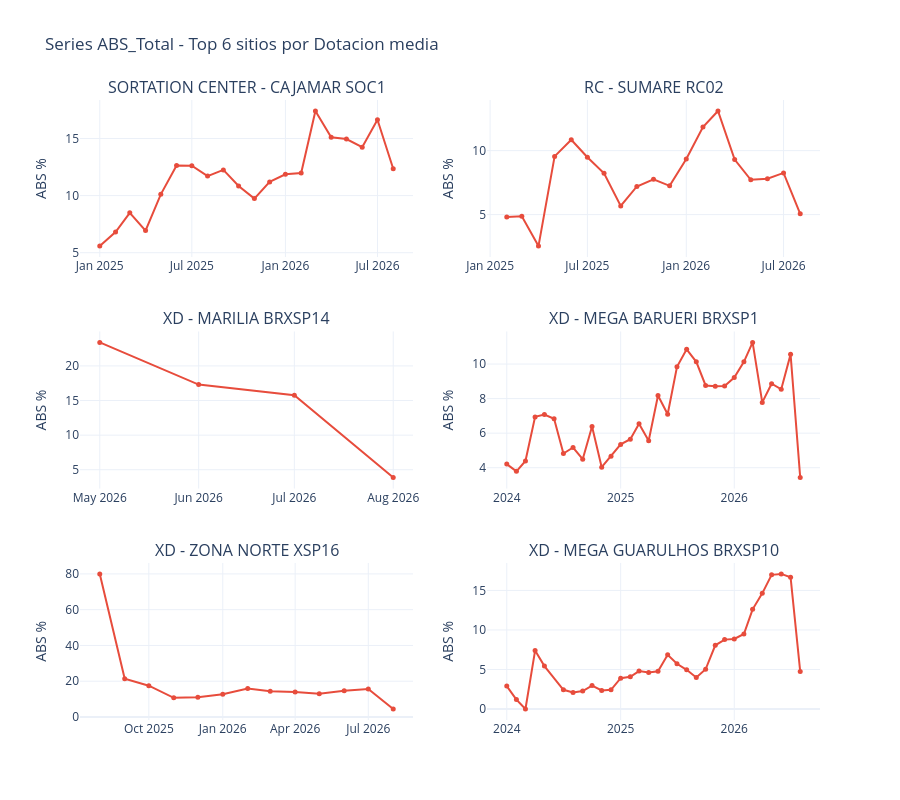

The code cell stored with this chart in its notebook:
### Code cell
# Series temporales Top 6 sitios por dotacion media
top6 = df_pivot[df_pivot['Dotacion']>0].groupby('Operational_name')['Dotacion'].mean().nlargest(6).index.tolist()
fig  = make_subplots(rows=3, cols=2, subplot_titles=top6, vertical_spacing=0.12)
for i,site in enumerate(top6):
    r,c = divmod(i,2)
    ds  = df_pivot[df_pivot['Operational_name']==site].sort_values('fecha_mes')
    fig.add_trace(
        go.Scatter(x=ds['fecha_mes'], y=(ds['ABS_Total']*100).round(2),
                   mode='lines+markers', name='ABS%',
                   line=dict(color='#e74c3c',width=2), marker=dict(size=5)),
        row=r+1, col=c+1
    )
fig.update_layout(height=800, showlegend=False, template='plotly_white',
                  title_text='Series ABS_Total - Top 6 sitios por Dotacion media')
fig.update_yaxes(title_text='ABS %')
fig.show()

### Figure 1 — Plotly figure (JSON) as saved in the notebook; plotly's stock layout.template omitted (floating-point values rounded to 4 significant figures)
{"data": [{"line": {"color": "#e74c3c", "width": 2}, "marker": {"size": 5}, "mode": "lines+markers", "name": "ABS%", "type": "scatter", "x": ["2025-01-01T00:00:00.000000", "2025-02-01T00:00:00.000000", "2025-03-01T00:00:00.000000", "2025-04-01T00:00:00.000000", "2025-05-01T00:00:00.000000", "2025-06-01T00:00:00.000000", "2025-07-01T00:00:00.000000", "2025-08-01T00:00:00.000000", "2025-09-01T00:00:00.000000", "2025-10-01T00:00:00.000000", "2025-11-01T00:00:00.000000", "2025-12-01T00:00:00.000000", "2026-01-01T00:00:00.000000", "2026-02-01T00:00:00.000000", "2026-03-01T00:00:00.000000", "2026-04-01T00:00:00.000000", "2026-05-01T00:00:00.000000", "2026-06-01T00:00:00.000000", "2026-07-01T00:00:00.000000", "2026-08-01T00:00:00.000000"], "xaxis": "x", "y": [5.58, 6.81, 8.49, 6.94, 10.11, 12.63, 12.62, 11.71, 12.25, 10.84, 9.74, 11.2, 11.87, 11.98, 17.41, 15.1, 14.95, 14.24, 16.64, 12.35], "yaxis": "y"}, {"line": {"color": "#e74c3c", "width": 2}, "marker": {"size": 5}, "mode": "lines+markers", "name": "ABS%", "type": "scatter", "x": ["2025-02-01T00:00:00.000000", "2025-03-01T00:00:00.000000", "2025-04-01T00:00:00.000000", "2025-05-01T00:00:00.000000", "2025-06-01T00:00:00.000000", "2025-07-01T00:00:00.000000", "2025-08-01T00:00:00.000000", "2025-09-01T00:00:00.000000", "2025-10-01T00:00:00.000000", "2025-11-01T00:00:00.000000", "2025-12-01T00:00:00.000000", "2026-01-01T00:00:00.000000", "2026-02-01T00:00:00.000000", "2026-03-01T00:00:00.000000", "2026-04-01T00:00:00.000000", "2026-05-01T00:00:00.000000", "2026-06-01T00:00:00.000000", "2026-07-01T00:00:00.000000", "2026-08-01T00:00:00.000000"], "xaxis": "x2", "y": [4.81, 4.87, 2.54, 9.55, 10.85, 9.48, 8.23, 5.68, 7.2, 7.76, 7.25, 9.35, 11.84, 13.1, 9.3, 7.72, 7.81, 8.26, 5.06], "yaxis": "y2"}, {"line": {"color": "#e74c3c", "width": 2}, "marker": {"size": 5}, "mode": "lines+markers", "name": "ABS%", "type": "scatter", "x": ["2026-05-01T00:00:00.000000", "2026-06-01T00:00:00.000000", "2026-07-01T00:00:00.000000", "2026-08-01T00:00:00.000000"], "xaxis": "x3", "y": [23.39, 17.3, 15.75, 3.87], "yaxis": "y3"}, {"line": {"color": "#e74c3c", "width": 2}, "marker": {"size": 5}, "mode": "lines+markers", "name": "ABS%", "type": "scatter", "x": ["2024-01-01T00:00:00.000000", "2024-02-01T00:00:00.000000", "2024-03-01T00:00:00.000000", "2024-04-01T00:00:00.000000", "2024-05-01T00:00:00.000000", "2024-06-01T00:00:00.000000", "2024-07-01T00:00:00.000000", "2024-08-01T00:00:00.000000", "2024-09-01T00:00:00.000000", "2024-10-01T00:00:00.000000", "2024-11-01T00:00:00.000000", "2024-12-01T00:00:00.000000", "2025-01-01T00:00:00.000000", "2025-02-01T00:00:00.000000", "2025-03-01T00:00:00.000000", "2025-04-01T00:00:00.000000", "2025-05-01T00:00:00.000000", "2025-06-01T00:00:00.000000", "2025-07-01T00:00:00.000000", "2025-08-01T00:00:00.000000", "2025-09-01T00:00:00.000000", "2025-10-01T00:00:00.000000", "2025-11-01T00:00:00.000000", "2025-12-01T00:00:00.000000", "2026-01-01T00:00:00.000000", "2026-02-01T00:00:00.000000", "2026-03-01T00:00:00.000000", "2026-04-01T00:00:00.000000", "2026-05-01T00:00:00.000000", "2026-06-01T00:00:00.000000", "2026-07-01T00:00:00.000000", "2026-08-01T00:00:00.000000"], "xaxis": "x4", "y": [4.21, 3.79, 4.39, 6.94, 7.08, 6.83, 4.82, 5.17, 4.49, 6.38, 4.03, 4.66, 5.35, 5.65, 6.55, 5.56, 8.18, 7.09, 9.84, 10.85, 10.13, 8.76, 8.72, 8.73, 9.22, 10.13, 11.25, 7.78, 8.86, 8.54, 10.56, 3.43], "yaxis": "y4"}, {"line": {"color": "#e74c3c", "width": 2}, "marker": {"size": 5}, "mode": "lines+markers", "name": "ABS%", "type": "scatter", "x": ["2025-08-01T00:00:00.000000", "2025-09-01T00:00:00.000000", "2025-10-01T00:00:00.000000", "2025-11-01T00:00:00.000000", "2025-12-01T00:00:00.000000", "2026-01-01T00:00:00.000000", "2026-02-01T00:00:00.000000", "2026-03-01T00:00:00.000000", "2026-04-01T00:00:00.000000", "2026-05-01T00:00:00.000000", "2026-06-01T00:00:00.000000", "2026-07-01T00:00:00.000000", "2026-08-01T00:00:00.000000"], "xaxis": "x5", "y": [80.0, 21.34, 17.51, 10.71, 11.08, 12.76, 15.94, 14.42, 13.95, 13.0, 14.66, 15.67, 4.45], "yaxis": "y5"}, {"line": {"color": "#e74c3c", "width": 2}, "marker": {"size": 5}, "mode": "lines+markers", "name": "ABS%", "type": "scatter", "x": ["2024-01-01T00:00:00.000000", "2024-02-01T00:00:00.000000", "2024-03-01T00:00:00.000000", "2024-04-01T00:00:00.000000", "2024-05-01T00:00:00.000000", "2024-07-01T00:00:00.000000", "2024-08-01T00:00:00.000000", "2024-09-01T00:00:00.000000", "2024-10-01T00:00:00.000000", "2024-11-01T00:00:00.000000", "2024-12-01T00:00:00.000000", "2025-01-01T00:00:00.000000", "2025-02-01T00:00:00.000000", "2025-03-01T00:00:00.000000", "2025-04-01T00:00:00.000000", "2025-05-01T00:00:00.000000", "2025-06-01T00:00:00.000000", "2025-07-01T00:00:00.000000", "2025-08-01T00:00:00.000000", "2025-09-01T00:00:00.000000", "2025-10-01T00:00:00.000000", "2025-11-01T00:00:00.000000", "2025-12-01T00:00:00.000000", "2026-01-01T00:00:00.000000", "2026-02-01T00:00:00.000000", "2026-03-01T00:00:00.000000", "2026-04-01T00:00:00.000000", "2026-05-01T00:00:00.000000", "2026-06-01T00:00:00.000000", "2026-07-01T00:00:00.000000", "2026-08-01T00:00:00.000000"], "xaxis": "x6", "y": [2.9, 1.19, 0.0, 7.39, 5.43, 2.43, 2.08, 2.28, 2.96, 2.35, 2.43, 3.9, 4.07, 4.8, 4.63, 4.77, 6.86, 5.72, 4.96, 3.99, 5.03, 8.06, 8.78, 8.86, 9.49, 12.61, 14.63, 16.97, 17.09, 16.67, 4.73], "yaxis": "y6"}], "layout": {"annotations": [{"font": {"size": 16}, "showarrow": false, "text": "SORTATION CENTER - CAJAMAR SOC1", "x": 0.225, "xanchor": "center", "xref": "paper", "y": 1, "yanchor": "bottom", "yref": "paper"}, {"font": {"size": 16}, "showarrow": false, "text": "RC - SUMARE RC02", "x": 0.775, "xanchor": "center", "xref": "paper", "y": 1, "yanchor": "bottom", "yref": "paper"}, {"font": {"size": 16}, "showarrow": false, "text": "XD - MARILIA BRXSP14", "x": 0.225, "xanchor": "center", "xref": "paper", "y": 0.6267, "yanchor": "bottom", "yref": "paper"}, {"font": {"size": 16}, "showarrow": false, "text": "XD - MEGA BARUERI BRXSP1", "x": 0.775, "xanchor": "center", "xref": "paper", "y": 0.6267, "yanchor": "bottom", "yref": "paper"}, {"font": {"size": 16}, "showarrow": false, "text": "XD - ZONA NORTE XSP16", "x": 0.225, "xanchor": "center", "xref": "paper", "y": 0.2533, "yanchor": "bottom", "yref": "paper"}, {"font": {"size": 16}, "showarrow": false, "text": "XD - MEGA GUARULHOS BRXSP10", "x": 0.775, "xanchor": "center", "xref": "paper", "y": 0.2533, "yanchor": "bottom", "yref": "paper"}], "height": 800, "showlegend": false, "title": {"text": "Series ABS_Total - Top 6 sitios por Dotacion media"}, "xaxis": {"anchor": "y", "domain": [0, 0.45]}, "xaxis2": {"anchor": "y2", "domain": [0.55, 1]}, "xaxis3": {"anchor": "y3", "domain": [0, 0.45]}, "xaxis4": {"anchor": "y4", "domain": [0.55, 1]}, "xaxis5": {"anchor": "y5", "domain": [0, 0.45]}, "xaxis6": {"anchor": "y6", "domain": [0.55, 1]}, "yaxis": {"anchor": "x", "domain": [0.7467, 1], "title": {"text": "ABS %"}}, "yaxis2": {"anchor": "x2", "domain": [0.7467, 1], "title": {"text": "ABS %"}}, "yaxis3": {"anchor": "x3", "domain": [0.3733, 0.6267], "title": {"text": "ABS %"}}, "yaxis4": {"anchor": "x4", "domain": [0.3733, 0.6267], "title": {"text": "ABS %"}}, "yaxis5": {"anchor": "x5", "domain": [0, 0.2533], "title": {"text": "ABS %"}}, "yaxis6": {"anchor": "x6", "domain": [0, 0.2533], "title": {"text": "ABS %"}}}}
